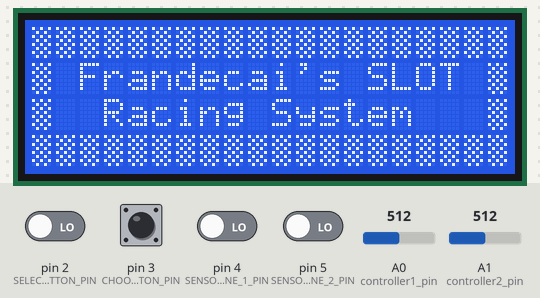
A sketch run on a simulated Arduino Uno, built with avr-gcc and run on an emulated ATmega328P. Parts: 20×4 character LCD. The test bench sets the inputs (shaded band); at power-on: pin 2 (SELECT_BUTTON_PIN), pin 3 (CHOOSE_CANCEL_BUTTON_PIN), pin 4 (SENSOR_LANE_1_PIN), pin 5 (SENSOR_LANE_2_PIN) LOW, A0 (controller1_pin) = 512, A1 (controller2_pin) = 512.

Above: at 1.3 s.
At 6.4 s:
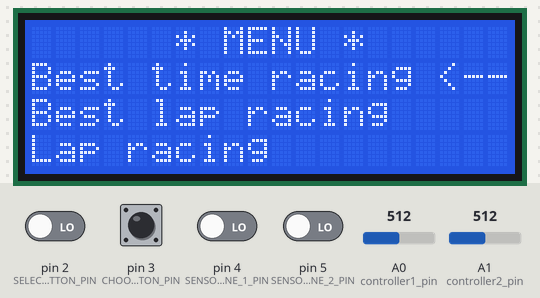
6.5 s: pin 3 (CHOOSE_CANCEL_BUTTON_PIN) pulled HIGH for 0.15 s
At 7.5 s:
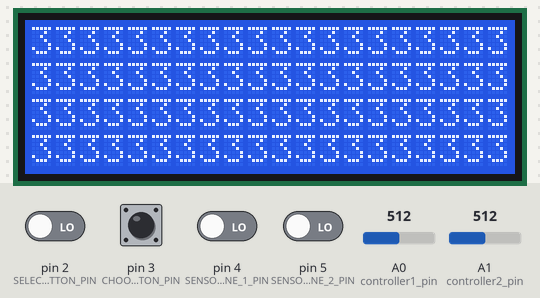
9.6 s: pin 3 (CHOOSE_CANCEL_BUTTON_PIN) pulsed HIGH 2 times (0.12 s each, 0.3 s apart)
At 11.0 s:
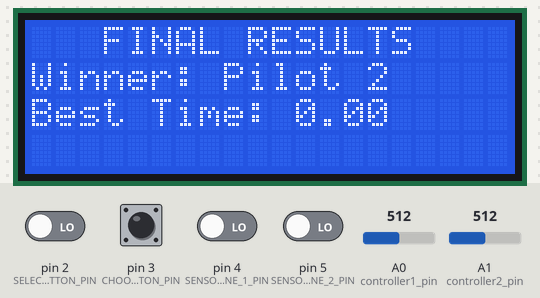
14.7 s: pin 2 (SELECT_BUTTON_PIN) driven LOW
16.5 s: pin 2 (SELECT_BUTTON_PIN) driven HIGH
At 17.6 s:
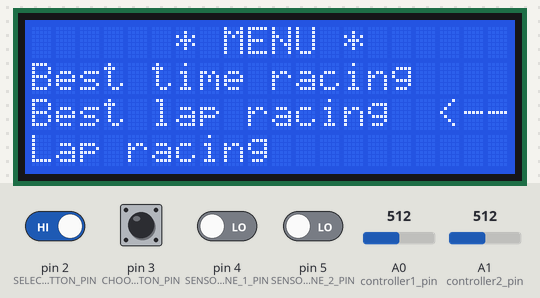
Timing chart, 0 to 19.1 s (numbered marks = the images above; inputs shaded):
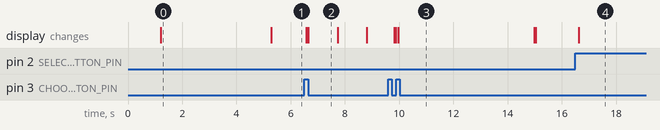

Measured:
- after the input at 6.5 s, the display: first changes after 0.07 s (image 2 shows a later state)
- after the input at 9.6 s, the display: first differs from a run without the input after 0.37 s (image 3)
- after the input at 16.5 s, the display: changes after 0.12 s (image 4)
- what the display in image 0 shows lasts 4.1 s, from 1.2 s to 5.3 s
- what the display in image 2 shows lasts 1.0 s, from 6.7 s to 7.7 s

The sketch:

SlotLapCounter.ino
```cpp
#include <Wire.h>
#include <LiquidCrystal_I2C.h>
#include "pitches.h"

#if defined(ARDUINO) && ARDUINO >= 100
#define printByte(args) write(args);
#else
#define printByte(args) print(args,BYTE);
#endif

#define LCD_ADDRESS 0x27
#define LCD_COLUMNS 20
#define LCD_ROWS 4
#define SELECT_BUTTON_PIN 2
#define CHOOSE_CANCEL_BUTTON_PIN 3
#define SENSOR_LANE_1_PIN 4
#define SENSOR_LANE_2_PIN 5
#define POWER_LANE_1_PIN 8
#define POWER_LANE_2_PIN 9
#define BUZZER_PIN 9

#define QUARTER  1000

LiquidCrystal_I2C lcd(LCD_ADDRESS, LCD_COLUMNS, LCD_ROWS);

boolean cleanScreen, inRace, pressedSelectButton,
        pressedChooseCancelButton, countDown, results,
        readSensor1, readSensor2 = false;

int option = 1;
int segs1, segs2, laps1, laps2 = 0;

int controller1_pin = A0;
int controller2_pin = A1;

float now1, now2, time1, time2, best1, best2 = 0;

// Custom chars
uint8_t chequeredFlag[8] = {
  0x15, 0x0A, 0x15, 0x0A, 0x15, 0x0A, 0x15, 0x0A
};
uint8_t clock[8] = {
    0x0,0xe,0x15,0x17,0x11,0xe,0x0
};
uint8_t heart[8] = {
    0x0,0xa,0x1f,0x1f,0xe,0x4,0x0
};

int melody[] = {
  NOTE_B4, NOTE_B5, NOTE_FS5, NOTE_DS5,
  NOTE_B5, NOTE_FS5, NOTE_DS5, NOTE_C5,
  NOTE_C6, NOTE_G6, NOTE_E6, NOTE_C6, NOTE_G6, NOTE_E6,

  NOTE_B4, NOTE_B5, NOTE_FS5, NOTE_DS5, NOTE_B5,
  NOTE_FS5, NOTE_DS5, NOTE_DS5, NOTE_E5, NOTE_F5,
  NOTE_F5, NOTE_FS5, NOTE_G5, NOTE_G5, NOTE_GS5, NOTE_A5, NOTE_B5
};

int durations[] = {
  16, 16, 16, 16,
  32, 16, 8, 16,
  16, 16, 16, 32, 16, 8,

  16, 16, 16, 16, 32,
  16, 8, 32, 32, 32,
  32, 32, 32, 32, 32, 16, 8
};


void setup()
{
    Serial.begin(9600);

    pinMode(SELECT_BUTTON_PIN, INPUT);
    pinMode(CHOOSE_CANCEL_BUTTON_PIN, INPUT);
    pinMode(SENSOR_LANE_1_PIN, INPUT);
    pinMode(SENSOR_LANE_2_PIN, INPUT);
    pinMode(POWER_LANE_1_PIN, OUTPUT);
    pinMode(POWER_LANE_2_PIN, OUTPUT);
    pinMode(BUZZER_PIN, OUTPUT);

    lcd.init();
    lcd.backlight();

    lcd.createChar(0, chequeredFlag);
    lcd.createChar(1, clock);
    lcd.createChar(2, heart);

    // Displays presentation
    String initialMessage1 = "Frandecai's Slot";
    String initialMessage2 = " Racing System";

    for (int i = 0; i < LCD_COLUMNS; i++) {
        lcd.setCursor(i, 0);
        lcd.write(byte(0));
        lcd.setCursor(i, 3);
        lcd.write(byte(0));
    }

    for (int i = 0; i < LCD_ROWS; i++) {
        lcd.setCursor(0, i);
        lcd.write(byte(0));
        lcd.setCursor((LCD_COLUMNS - 1), i);
        lcd.write(byte(0));
    }

    delay(1000);

    lcd.setCursor(2, 1);
    lcd.print("Frandecai's SLOT");
    lcd.setCursor(3, 2);
    lcd.print("Racing System");

    digitalWrite(BUZZER_PIN, LOW);
    //playMelody();
    delay(4000);
    lcd.clear();
}


void loop()
{
    // Serial.print("Option ");
    // Serial.println(option);
    // Serial.print("Button ");
    // Serial.println(digitalRead(SELECTBUTTONPIN));
    // Serial.print("pressedSelectButton ");
    // Serial.println(pressedSelectButton);
    // Serial.print("inRace ");
    // Serial.println(inRace);
    // Serial.print("SENSOR_LANE_1 ");
    // Serial.println(digitalRead(SENSOR_LANE_1));
    // Serial.print("countDown ");
    // Serial.println(countDown);


    // MENU
    if (inRace == false) {
        readSensor1 = false;
        readSensor2 = false;
        countDown = false;
        results = false;
        now1 = millis();
        now2 = millis();
        time1 = 0;
        time2 = 0;
        best1 = 0;
        best2 = 0;
        laps1 = 0;
        laps2 = 0;

        if ((digitalRead(SELECT_BUTTON_PIN) == HIGH) && (pressedSelectButton == false)) {
            pressedSelectButton = true;

            if (option < 3) {
                option++;
            } else {
                option = 1;
            }
        } else if ((digitalRead(SELECT_BUTTON_PIN) == LOW) && (pressedSelectButton == true)) {
            pressedSelectButton = false;
        }

        // Press choose button in menu
        if ((digitalRead(CHOOSE_CANCEL_BUTTON_PIN) == HIGH) && (pressedChooseCancelButton == false)) {
            pressedChooseCancelButton = true;

            inRace = true;
            cleanScreen = true;
        } else if ((digitalRead(CHOOSE_CANCEL_BUTTON_PIN) == LOW) && (pressedChooseCancelButton == true)) {
            pressedChooseCancelButton = false;
        }

        // Show menu
        menu();

    // GO TO RACE MODE
    } else {
        if ((digitalRead(CHOOSE_CANCEL_BUTTON_PIN) == HIGH) && (pressedChooseCancelButton == false)) {
            pressedChooseCancelButton = true;

            inRace = false;
            cleanScreen = true;
            results = true;
        } else if ((digitalRead(CHOOSE_CANCEL_BUTTON_PIN) == LOW) && (pressedChooseCancelButton == true)) {
            pressedChooseCancelButton = false;
        }

        switch (option) {
            case 1:
                freeRacing();

                break;
            case 2:
                freeLapRacing();

                break;
            case 3:
                lapRacing();

                break;
        }
    }

    if (cleanScreen == true) {
        lcd.clear();
        cleanScreen = false;
    }
}


void playMelody() {
    // noTone(BUZZER_PIN);

    // int size = sizeof(durations) / sizeof(int);

    // for (int note = 0; note < size; note++) {
    //     //to calculate the note duration, take one second divided by the note type.
    //     //e.g. quarter note = 1000 / 4, eighth note = 1000/8, etc.
    //     int duration = 1000 / durations[note];
    //     tone(BUZZER_PIN, melody[note], duration);

    //     //to distinguish the notes, set a minimum time between them.
    //     //the note's duration + 30% seems to work well:
    //     int pauseBetweenNotes = duration * 1.30;
    //     delay(pauseBetweenNotes);

    //     //stop the tone playing:
    //     noTone(BUZZER_PIN);
    // }

    tone(BUZZER_PIN, 1000, 128);
}


void menu()
{
    lcd.setCursor(6, 0);
    lcd.print("* MENU *");
    lcd.setCursor(0, 1);
    lcd.print("Best time racing ");
    lcd.setCursor(0, 2);
    lcd.print("Best lap racing  ");
    lcd.setCursor(0, 3);
    lcd.print("Lap racing       ");

    switch (option) {
        case 1:
            lcd.setCursor(17, 1);
            lcd.print("<--");
            lcd.setCursor(17, 2);
            lcd.print("   ");
            lcd.setCursor(17, 3);
            lcd.print("   ");

            break;
        case 2:
            lcd.setCursor(17, 1);
            lcd.print("   ");
            lcd.setCursor(17, 2);
            lcd.print("<--");
            lcd.setCursor(17, 3);
            lcd.print("  ");

            break;
        case 3:
            lcd.setCursor(17, 1);
            lcd.print("   ");
            lcd.setCursor(17, 2);
            lcd.print("   ");
            lcd.setCursor(17, 3);
            lcd.print("<--");

            break;
    }
}


void freeRacing()
{
    if (countDown == false) {
        showCountDown();

        countDown = true;
    } else {
        if (results == false) {
            showTitlesInRace();
            timeLapControl();
        } else {
            showResults();
        }
    }
}


void freeLapRacing()
{
    if (countDown == false) {
        showCountDown();

        countDown = true;
    } else {
        if (results == false) {
            showTitlesInRace();
            timeLapControl();
        } else {
            showResults();
        }
    }
}


void lapRacing()
{
    if (countDown == false) {
        showCountDown();

        countDown = true;
    } else {
        if (results == false) {
            showTitlesInRace();
            timeLapControl();
        } else {
            showResults();
        }
    }
}


void showCountDown()
{
    for (int countDown = 3; countDown > 0; countDown--) {
        String string = "";
        for (int cols = 1; cols <= 20; cols++) {
            string += String(countDown);
        }

        for (int i = 0; i <= 3; i++) {
            lcd.setCursor(0, i);
            lcd.print(string);
        }

        delay(1000);
    }

    cleanScreen = true;
}


void showTitlesInRace()
{
    lcd.setCursor(2, 0);
    lcd.print("PILOT 1  PILOT 2");
    lcd.setCursor(0, 1);
    lcd.printByte(1);
    lcd.setCursor(0, 2);
    lcd.printByte(2);
    lcd.setCursor(0, 3);
    lcd.printByte(0);
}


void timeLapControl()
{
    // Set the outputs values for voltage in both lanes
    int valueController1 = analogRead(controller1_pin);
    int valueController2 = analogRead(controller2_pin);
    int powerLane1 = map(valueController1, 0, 1023, 0, 255);
    int powerLane2 = map(valueController2, 0, 1023, 0, 255);
    analogWrite(POWER_LANE_1_PIN, powerLane1);
    analogWrite(POWER_LANE_2_PIN, powerLane2);

    // Calculations for times, bests and laps
    time1 = (millis() - now1) / 1000;
    lcd.setCursor(4, 1);
    lcd.print(time1, 1);

    time2 = (millis() - now2) / 1000;
    lcd.setCursor(13, 1);
    lcd.print(time2, 1);

    if ((digitalRead(SENSOR_LANE_1_PIN) == LOW) && (readSensor1 == false)) {
        readSensor1 = true;

    } else if ((digitalRead(SENSOR_LANE_1_PIN) == HIGH) && (readSensor1 == true)) {
        readSensor1 = false;
        laps1++;
        now1 = millis();

        if (laps1 == 1) {
            best1 = time1;
        } else {
            if (time1 < best1) {
                best1 = time1;
            }
        }

        lcd.setCursor(4, 2);
        lcd.print(best1, 1);

        if ((option == 2) || (option == 3)) {
            lcd.setCursor(5, 3);
            lcd.print(laps1, 1);
        }
    }

    if ((digitalRead(SENSOR_LANE_2_PIN) == LOW) && (readSensor2 == false)) {
        readSensor2 = true;

    } else if ((digitalRead(SENSOR_LANE_2_PIN) == HIGH) && (readSensor2 == true)) {
        readSensor2 = false;
        laps2++;
        now2 = millis();

        if (laps2 == 1) {
            best2 = time2;
        } else {
            if (time2 < best2) {
                best2 = time2;
            }
        }

        lcd.setCursor(4, 2);
        lcd.print(best2, 1);

        if ((option == 2) || (option == 3)) {
            lcd.setCursor(15, 3);
            lcd.print(laps2, 1);
        }
    }
}


void showResults()
{
    String winner = "";
    String bestTime = "";
    String laps = "";

    if (best1 == 0) {
        winner = "Pilot 2";
        bestTime = String(best2);
        laps = String(laps2);
    } else if (best2 == 0) {
        winner = "Pilot 1";
        bestTime = String(best1);
        laps = String(laps1);
    } else {
        if (best1 < best2) {
            winner = "Pilot 1";
            bestTime = String(best1);
            laps = String(laps1);
        } else {
            winner = "Pilot 2";
            bestTime = String(best2);
            laps = String(laps2);
        }
    }

    lcd.clear();
    lcd.setCursor(3, 0);
    lcd.print("FINAL RESULTS");
    lcd.setCursor(0, 1);
    lcd.print("Winner: " + winner);
    lcd.setCursor(0, 2);
    lcd.print("Best Time: " + bestTime);

    if ((option == 2) || (option == 3)) {
        lcd.setCursor(0, 3);
        lcd.print("Laps: " + laps);
    }

    delay(5000);
}
```

pitches.h
```cpp
/*************************************************
 * Public Constants
 *************************************************/

#define NOTE_B0  31
#define NOTE_C1  33
#define NOTE_CS1 35
#define NOTE_D1  37
#define NOTE_DS1 39
#define NOTE_E1  41
#define NOTE_F1  44
#define NOTE_FS1 46
#define NOTE_G1  49
#define NOTE_GS1 52
#define NOTE_A1  55
#define NOTE_AS1 58
#define NOTE_B1  62
#define NOTE_C2  65
#define NOTE_CS2 69
#define NOTE_D2  73
#define NOTE_DS2 78
#define NOTE_E2  82
#define NOTE_F2  87
#define NOTE_FS2 93
#define NOTE_G2  98
#define NOTE_GS2 104
#define NOTE_A2  110
#define NOTE_AS2 117
#define NOTE_B2  123
#define NOTE_C3  131
#define NOTE_CS3 139
#define NOTE_D3  147
#define NOTE_DS3 156
#define NOTE_E3  165
#define NOTE_F3  175
#define NOTE_FS3 185
#define NOTE_G3  196
#define NOTE_GS3 208
#define NOTE_A3  220
#define NOTE_AS3 233
#define NOTE_B3  247
#define NOTE_C4  262
#define NOTE_CS4 277
#define NOTE_D4  294
#define NOTE_DS4 311
#define NOTE_E4  330
#define NOTE_F4  349
#define NOTE_FS4 370
#define NOTE_G4  392
#define NOTE_GS4 415
#define NOTE_A4  440
#define NOTE_AS4 466
#define NOTE_B4  494
#define NOTE_C5  523
#define NOTE_CS5 554
#define NOTE_D5  587
#define NOTE_DS5 622
#define NOTE_E5  659
#define NOTE_F5  698
#define NOTE_FS5 740
#define NOTE_G5  784
#define NOTE_GS5 831
#define NOTE_A5  880
#define NOTE_AS5 932
#define NOTE_B5  988
#define NOTE_C6  1047
#define NOTE_CS6 1109
#define NOTE_D6  1175
#define NOTE_DS6 1245
#define NOTE_E6  1319
#define NOTE_F6  1397
#define NOTE_FS6 1480
#define NOTE_G6  1568
#define NOTE_GS6 1661
#define NOTE_A6  1760
#define NOTE_AS6 1865
#define NOTE_B6  1976
#define NOTE_C7  2093
#define NOTE_CS7 2217
#define NOTE_D7  2349
#define NOTE_DS7 2489
#define NOTE_E7  2637
#define NOTE_F7  2794
#define NOTE_FS7 2960
#define NOTE_G7  3136
#define NOTE_GS7 3322
#define NOTE_A7  3520
#define NOTE_AS7 3729
#define NOTE_B7  3951
#define NOTE_C8  4186
#define NOTE_CS8 4435
#define NOTE_D8  4699
#define NOTE_DS8 4978
```
